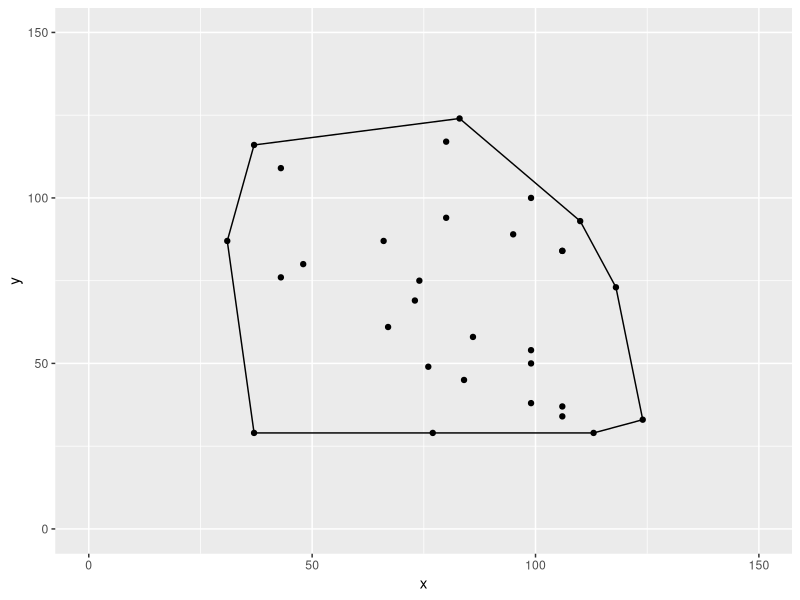

The R source for this figure:
library(magrittr)
library(ggplot2)
library(purrr)
#######################################
# Setup Environment
#######################################
rm(list = ls()) # clear objects
NUMPTS = 30
RNDLOW = 25
RNDHIGH = 125
#######################################
# Functions
#######################################

# Generate a random 2-vector
rnd = function(X) {
  sample(RNDLOW:RNDHIGH, 2, replace = FALSE)
}

# Fill a list with random 2x1 matrices
generate_rand_2vecs = function(pts) {
  pts = map(pts, rnd)
  map(pts, matrix)
}

# Select a point from a Nx2 dataframe and return as 2-vector
selectV2 = function(df, i) {
  df[i,] %>% t %>% as.vector(., mode = "double")
}

# Calculate Euclidean norm of a vector
norm_vec <- function(x) {
  sqrt(sum(x ^ 2))
}

# Convert degrees to radians
deg2rad = function(x) {
  x * pi / 180.0
}

# Convert radians to degrees
rad2deg = function(x) {
  x * 180.0 / pi
}

# Create a clockwise rotation matrix given an angle in degrees
rotMat = function(ang) {
  # First convert degrees to radians
  ang = deg2rad(ang)
  # Since our formula yields a counter-clockwise rotation matrix,
  # convert from counter-clockwise to clockwise
  ang = 2 * pi - ang
  res = matrix(c(cos(ang),-sin(ang), sin(ang),
                 cos(ang)), ncol = 2, byrow = TRUE)
  return(res)
}

# Sort a dataframe primarily by x and secondarily by y.
sort.less.than = function(df) {
  df = df[order(df$y, decreasing = TRUE), ]
  df = df[order(df$x, decreasing = FALSE), ]
  return(df)
}

# Sort a dataframe primarily by x and secondarily by y.
sort.greater.than = function(pts) {
  df = df[order(df$y, decreasing = FALSE), ]
  df = df[order(df$x, decreasing = TRUE), ]
  return(df)
  #return(df[order(df$x,df$y,decreasing = TRUE),])
}

# Calculate angle formed by 3 points
angle.formed = function(a, b, c) {
  # angle in degrees formed by three 2-vectors
  stopifnot(length(a) == 2 && typeof(a) == "double")
  stopifnot(length(b) == 2 && typeof(b) == "double")
  stopifnot(length(c) == 2 && typeof(c) == "double")
  ba = (a - b) %>% as.matrix
  bc = (c - b) %>% as.matrix
  dp = crossprod(ba, bc)
  angRad = acos(dp / norm_vec(ba) / norm_vec(bc))
  return(angRad %>% rad2deg)
}

# Determine if 3 points create a left turn by creating
# a vector from the first two the second point, then rotating
# it 90 degrees to the right to yield a fourth point.
# Whether left hand turn is formed is determined by
# finding the angle between this new fourth point and the
# last two input points. If the angle is > 90 degrees, it is a
# left hand turn.
is.left.turn = function(a, b, c) {
  stopifnot(length(a) == 2 && typeof(a) == "double")
  stopifnot(length(b) == 2 && typeof(b) == "double")
  stopifnot(length(c) == 2 && typeof(c) == "double")
  ab = b - a
  rotated = rotMat(90) %*% ab
  d = rotated + b
  angformed = angle.formed(d, b, c)
  if (is.nan(angformed))
    return(TRUE)
  return(angformed > 90.0)
}

# Add a point from the random point dataframe to the solution
add.pt = function(df, soln, currIndex) {
  rbind(soln, selectV2(df, currIndex))
}

# Find the upper or lower path of the convex hull using Andrew's
# algorithm
solve.convex.hull = function(upper = TRUE) {
  soln = matrix(ncol = 2, nrow = 0)
  # sort by decreasing to create the top of the hull
  if (upper == TRUE) {
    df = sort.less.than(df)
  } else {
    df = sort.greater.than(df)
  }
  # add first two points
  for (i in 1:2) {
    soln = add.pt(df, soln, i)
  }
  # keep track of the next point from the sorted set to add to
  # the solution.
  curridx = 3
  
  # Loop through the sorted points
  # Add a point
  # Check if left turn
  # If left turn, remove 2nd to last point in solution
  # Note: Sometimes we have to remove two points in a row,
  # so left hand turn checking and removal must be done
  # in their own loop.
  while (curridx <= length(df[, 1])) {
    soln = add.pt(df, soln, curridx)
    # Remove 2nd to last point if a left hand turn is
    # formed by the last 3 points in the solution.
    # Continue removing until either they form a right hand turn
    # or there are only 2 points in the solution.
    while (1) {
      lenSoln = length(soln[, 1])
      if (lenSoln < 3)
        break
      removeFlag = FALSE
      removeFlag = is.left.turn(soln[lenSoln - 2,],
                                soln[lenSoln - 1,],
                                soln[lenSoln - 0,])
      if (removeFlag == FALSE)
        break
      
      # remove 2nd to last point
      soln = soln[-(lenSoln - 1),]
    }
    curridx = curridx + 1
  }
  colnames(soln) = c("x", "y")
  data.frame(soln)
}

#######################################
# Main
#######################################

# create a list of random points
pts = list()
length(pts) = NUMPTS
pts = generate_rand_2vecs(pts)

# create a NUMPTSx2 dataframe
df = data.frame(data = pts)
df = df[!duplicated(df), ] # remove duplicates
df = df %>% t
rownames(df) = 1:length(df[, 1])
colnames(df) = c("x", "y")
rm(pts)
print(df)
df = data.frame(df)

# solve convex hull
soln.upper = solve.convex.hull(upper = TRUE)
soln.lower = solve.convex.hull(upper = FALSE)

#######################################
# Visualize result
#######################################
ggplot() +
  layer(
    data = df,
    mapping = aes(x = x, y = y),
    stat = "identity",
    position = "identity",
    geom = "point"
  ) +
  xlim(c(0, 150)) +
  ylim(c(0, 150)) +
  layer(
    data = soln.upper,
    stat = "identity",
    position = "identity",
    geom = "path",
    mapping = aes(x = x, y = y),
  ) +
  layer(
    data = soln.lower,
    mapping = aes(x = x, y = y),
    stat = "identity",
    position = "identity",
    geom = c("path")
  )
